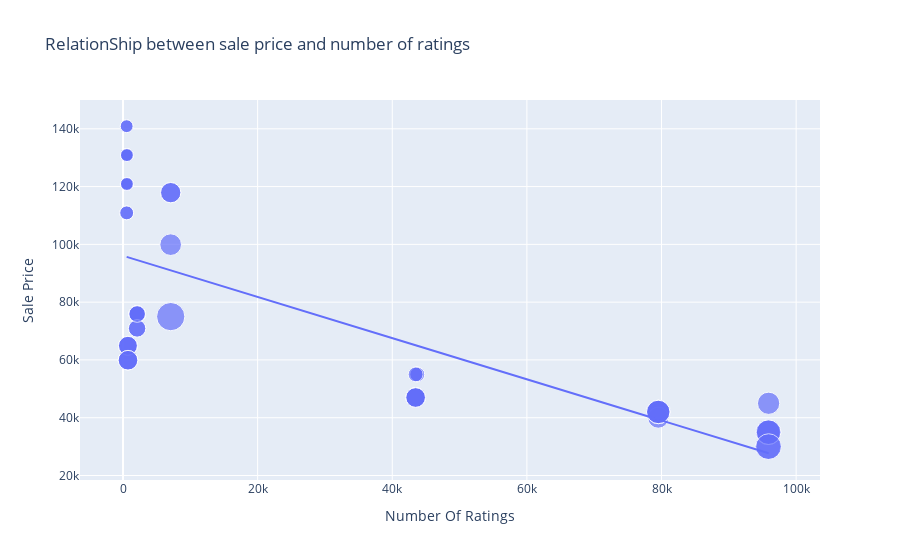

The notebook cell saved with this chart:
### Markdown cell above
# RelationShip between Sale Price and Number of Rating

### Code cell
figure = px.scatter(data_frame = data, x = "Number Of Ratings", 
                    y = "Sale Price", size = "Discount Percentage", trendline = "ols", 
                    title = "RelationShip between sale price and number of ratings")
figure.show()

### Figure 1 — Plotly figure (JSON) as saved in the notebook; plotly's stock layout.template omitted (floating-point values rounded to 4 significant figures)
{"data": [{"hovertemplate": "Number Of Ratings=%{x}<br>Sale Price=%{y}<br>Discount Percentage=%{marker.size}<extra></extra>", "legendgroup": "", "marker": {"color": "#636efa", "size": [0, 0, 0, 0, 0, 0, 0, 0, 0, 20, 16, 20, 20, 20, 0, 0, 0, 0, 29, 15, 0, 15, 17, 18, 6, 6, 13, 6, 14, 10, 7, 6, 6, 13, 13, 10, 10, 6, 14, 6, 10, 6, 11, 11, 10, 14, 7, 6, 6, 6, 8, 8, 24, 22, 22, 22, 8, 24, 14, 14, 14, 14], "sizemode": "area", "sizeref": 0.0725, "symbol": "circle"}, "mode": "markers", "name": "", "orientation": "v", "showlegend": false, "type": "scatter", "x": [3431, 3431, 3431, 11202, 11202, 3431, 3431, 11202, 1454, 79512, 79512, 79582, 79512, 79512, 1078, 1078, 1078, 1078, 7088, 7088, 1078, 7088, 7081, 95909, 542, 580, 740, 545, 740, 2101, 545, 580, 580, 730, 730, 2101, 2101, 580, 740, 580, 2092, 545, 2101, 2092, 2101, 740, 545, 580, 580, 580, 43707, 43707, 95807, 95909, 95807, 95909, 43470, 95909, 43470, 43470, 43470, 43470], "xaxis": "x", "y": [49900, 84900, 84900, 77000, 77000, 49900, 49900, 77000, 89900, 41999, 39999, 41999, 41999, 41999, 131900, 117100, 131900, 117100, 74999, 117900, 117100, 117900, 99900, 44999, 140900, 130900, 64900, 120900, 59900, 75900, 110900, 130900, 120900, 64900, 64900, 75900, 75900, 120900, 59900, 120900, 75900, 140900, 70900, 70900, 75900, 59900, 110900, 120900, 130900, 130900, 54999, 54999, 29999, 34999, 34999, 34999, 54999, 29999, 46999, 46999, 46999, 46999], "yaxis": "y"}, {"hovertemplate": "<b>OLS trendline</b><br>Sale Price = -0.712783 * Number Of Ratings + 96054.8<br>R<sup>2</sup>=0.492139<br><br>Number Of Ratings=%{x}<br>Sale Price=%{y} <b>(trend)</b><extra></extra>", "legendgroup": "", "marker": {"color": "#636efa", "symbol": "circle"}, "mode": "lines", "name": "", "showlegend": false, "type": "scatter", "x": [542, 545, 545, 545, 545, 580, 580, 580, 580, 580, 580, 580, 580, 730, 730, 740, 740, 740, 740, 1078, 1078, 1078, 1078, 1078, 1454, 2092, 2092, 2101, 2101, 2101, 2101, 2101, 3431, 3431, 3431, 3431, 3431, 7081, 7088, 7088, 7088, 11202, 11202, 11202, 43470, 43470, 43470, 43470, 43470, 43707, 43707, 79512, 79512, 79512, 79512, 79582, 95807, 95807, 95909, 95909, 95909, 95909], "xaxis": "x", "y": [95670.0, 95670.0, 95670.0, 95670.0, 95670.0, 95640.0, 95640.0, 95640.0, 95640.0, 95640.0, 95640.0, 95640.0, 95640.0, 95530.0, 95530.0, 95530.0, 95530.0, 95530.0, 95530.0, 95290.0, 95290.0, 95290.0, 95290.0, 95290.0, 95020.0, 94560.0, 94560.0, 94560.0, 94560.0, 94560.0, 94560.0, 94560.0, 93610.0, 93610.0, 93610.0, 93610.0, 93610.0, 91010.0, 91000.0, 91000.0, 91000.0, 88070.0, 88070.0, 88070.0, 65070.0, 65070.0, 65070.0, 65070.0, 65070.0, 64900.0, 64900.0, 39380.0, 39380.0, 39380.0, 39380.0, 39330.0, 27770.0, 27770.0, 27690.0, 27690.0, 27690.0, 27690.0], "yaxis": "y"}], "layout": {"legend": {"itemsizing": "constant", "tracegroupgap": 0}, "title": {"text": "RelationShip between sale price and number of ratings"}, "xaxis": {"anchor": "y", "domain": [0, 1], "title": {"text": "Number Of Ratings"}}, "yaxis": {"anchor": "x", "domain": [0, 1], "title": {"text": "Sale Price"}}}}
